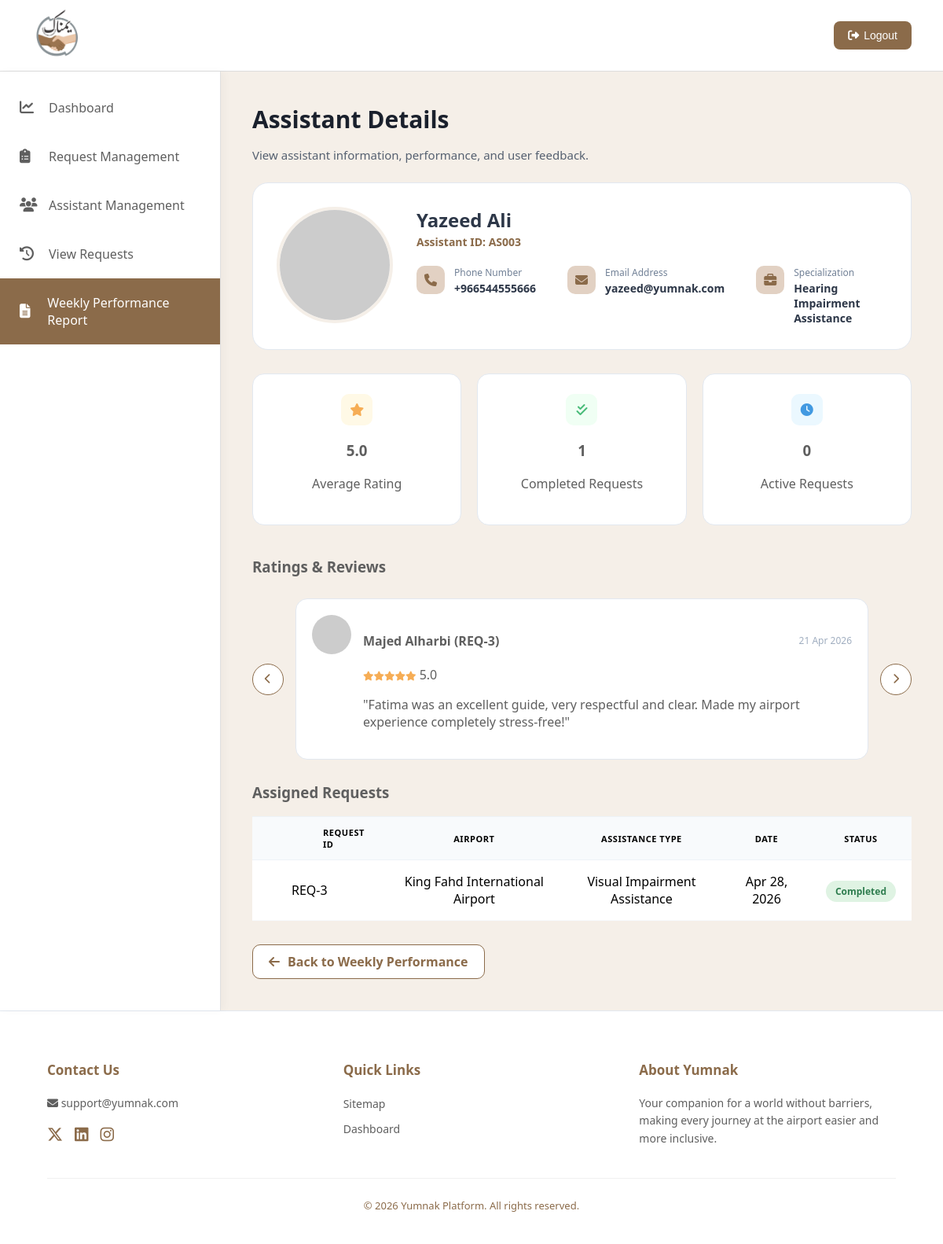
Screenshot of /Assistant_profile.php?id=3 with the database file from the repository.
### tables this page shows
CREATE TABLE ASSISTANT (
    AssistantID INT(11) AUTO_INCREMENT PRIMARY KEY,
    Name VARCHAR(100) NOT NULL,
    Phone VARCHAR(20) NOT NULL,
    Email VARCHAR(100) UNIQUE NOT NULL,
    Specialization ENUM(
        'Wheelchair Assistance', 
        'Mobility Assistance', 
        'Visual Impairment Assistance', 
        'Hearing Impairment Assistance', 
        'Cognitive Assistance'
    ) NOT NULL,
    AdminID INT,
    FOREIGN KEY (AdminID) REFERENCES ADMIN(AdminID) ON DELETE SET NULL
);

CREATE TABLE REVIEW (
    ReviewID INT AUTO_INCREMENT PRIMARY KEY,
    Stars INT CHECK (Stars >= 1 AND Stars <= 5),
    Comment VARCHAR(255),
    Date DATETIME DEFAULT CURRENT_TIMESTAMP,
    RequestID INT NOT NULL,
    FOREIGN KEY (RequestID) REFERENCES ASSISTANCE_REQUEST(RequestID) ON DELETE CASCADE
);

CREATE TABLE TRAVELER (
    UserID INT(11) AUTO_INCREMENT PRIMARY KEY,
    UserName VARCHAR(100) UNIQUE NOT NULL,
    Email VARCHAR(150) UNIQUE NOT NULL,
    Phone VARCHAR(20) NOT NULL,
    Password VARCHAR(255) NOT NULL,
    DOB DATE
);

CREATE TABLE ASSISTANCE_REQUEST (
    RequestID INT(11) AUTO_INCREMENT PRIMARY KEY,
    PreferredTime DATETIME NOT NULL,
    Date DATETIME DEFAULT CURRENT_TIMESTAMP,
    ExtraNote VARCHAR(255),
    Status ENUM('Pending', 'Accepted', 'Rejected', 'Cancelled', 'Completed') DEFAULT 'Pending', 
    IsPaid BOOLEAN DEFAULT FALSE,
    TravelerID INT NOT NULL,
    AdminID INT,
    AssistantID INT,
    GateID VARCHAR(50) NOT NULL,
    FOREIGN KEY (TravelerID) REFERENCES TRAVELER(UserID) ON DELETE CASCADE,
    FOREIGN KEY (AdminID) REFERENCES ADMIN(AdminID) ON DELETE SET NULL,
    FOREIGN KEY (AssistantID) REFERENCES ASSISTANT(AssistantID) ON DELETE SET NULL,
    FOREIGN KEY (GateID) REFERENCES GATE(GateID) ON DELETE RESTRICT
);

CREATE TABLE AIRPORT (
    AirportID INT(11) AUTO_INCREMENT PRIMARY KEY,
    AirportName VARCHAR(150) NOT NULL,
    City VARCHAR(100) NOT NULL,
    ImagePath VARCHAR(255) NOT NULL
);

CREATE TABLE ASSISTANCE_TYPE (
    AssistanceTypeID INT(11) AUTO_INCREMENT PRIMARY KEY,
    AssistanceName VARCHAR(100) NOT NULL,
    Description VARCHAR(255),
    Price DECIMAL(10, 2) DEFAULT 0.00 CHECK (Price >= 0.00)
);

### Assistant_profile.php (the view, shortened to what this page needs)
<?php
$host = 'localhost:8889';
$db = 'YumnakDB';
$user = 'root';
$pass = 'root';
$conn = new mysqli($host, $user, $pass, $db);
$assistant_id = isset($_GET['id']) ? intval($_GET['id']) : 0;
$stmt = $conn->prepare("SELECT * FROM ASSISTANT WHERE AssistantID = ?");
$stmt->bind_param("i", $assistant_id);
$stmt->execute();
$assistant_result = $stmt->get_result();
$assistant = $assistant_result->fetch_assoc();
$stats_sql = "SELECT
    (SELECT COUNT(*) FROM ASSISTANCE_REQUEST WHERE AssistantID = $assistant_id AND Status = 'Completed') AS CompletedCount,
    (SELECT COUNT(*) FROM ASSISTANCE_REQUEST WHERE AssistantID = $assistant_id AND Status IN ('Pending', 'Accepted')) AS AssignedCount,
    (SELECT ROUND(AVG(r.Stars), 1) FROM REVIEW r JOIN ASSISTANCE_REQUEST ar ON r.RequestID = ar.RequestID WHERE ar.AssistantID = $assistant_id) AS AvgRating";
$stats_result = $conn->query($stats_sql);
$stats = $stats_result->fetch_assoc();
$rating = $stats['AvgRating'] ? $stats['AvgRating'] : "0.0";
$reviews_sql = "SELECT r.Stars, r.Comment, r.Date, ar.RequestID, t.UserName
                FROM REVIEW r
                JOIN ASSISTANCE_REQUEST ar ON r.RequestID = ar.RequestID
                JOIN TRAVELER t ON ar.TravelerID = t.UserID
                WHERE ar.AssistantID = $assistant_id";
$reviews_result = $conn->query($reviews_sql);
$requests_sql = "SELECT ar.RequestID, a.AirportName, ar.Date, ar.Status, aty.AssistanceName
                 FROM ASSISTANCE_REQUEST ar
                 JOIN GATE g ON ar.GateID = g.GateID
                 JOIN AIRPORT a ON g.AirportID = a.AirportID
                 JOIN REQUEST_TYPE rt ON ar.RequestID = rt.RequestID
                 JOIN ASSISTANCE_TYPE aty ON rt.AssistanceTypeID = aty.AssistanceTypeID
                 WHERE ar.AssistantID = $assistant_id
                 ORDER BY ar.Date DESC";
$requests_result = $conn->query($requests_sql);
?>
<!DOCTYPE html>
<html lang="ar" dir="ltr">
<head>
<link rel="stylesheet" href="https://cdnjs.cloudflare.com/ajax/libs/font-awesome/6.5.1/css/all.min.css">
<link rel="stylesheet" href="StyleM.css">
</head>
<body>
<header>
    <div class="logo">
        <img src="Image/Yumnak-Logo.png" alt="Yumnak Logo">
    </div>
    <div class="logout">
        <button onclick="window.location.href='LogIn.html'">
            <i class="fas fa-sign-out-alt"></i>
            Logout
        </button>
    </div>
</header>
<div class="container">
            <aside class="sidebar">
    <a href="Admin-Dashboard.html" class="sidebar-item">
        <i class="fa-solid fa-chart-line"></i> Dashboard
    </a>
    <a href="request-management.html" class="sidebar-item">
        <i class="fa-solid fa-clipboard-list"></i> Request Management
    </a>
    <a href="Assistant_Management.php" class="sidebar-item">
        <i class="fa-solid fa-users"></i> Assistant Management
    </a>
    <a href="view-requests.html" class="sidebar-item">
        <i class="fa-solid fa-clock-rotate-left"></i> View Requests
    </a>
    <a href="Weekly_Performance.php" class="sidebar-item active">
        <i class="fa-solid fa-file-lines"></i> Weekly Performance Report
    </a>
</aside>
<main class="main-content">
    <div class="headline">
        <h1>Assistant Details</h1>
        <p>View assistant information, performance, and user feedback.</p>
    </div>
    <div class="profile-header-card">
            <img src="https://ui-avatars.com/api/?name=<?php echo urlencode($assistant['Name']); ?>&background=8B6B4A&color=fff" alt="Profile" class="main-avatar">
            <div class="profile-info-grid">
                <div class="name-section">
                    <h2><?php echo htmlspecialchars($assistant['Name']); ?></h2>
                    <span class="id-tag">Assistant ID: AS00<?php echo $assistant['AssistantID']; ?></span>
                </div>
                <div class="contact-details-row">
                    <div class="detail-item">
                        <i class="fa-solid fa-phone"></i>
                        <div><label>Phone Number</label><p><?php echo htmlspecialchars($assistant['Phone']); ?></p></div>
                    </div>
                    <div class="detail-item">
                        <i class="fa-solid fa-envelope"></i>
                        <div><label>Email Address</label><p><?php echo htmlspecialchars($assistant['Email']); ?></p></div>
                    </div>
                    <div class="detail-item">
                        <i class="fa-solid fa-briefcase"></i>
                        <div><label>Specialization</label><p><?php echo htmlspecialchars($assistant['Specialization']); ?></p></div>
                    </div>
                </div>
            </div>
        </div>
    <div class="stats-container">
            <div class="stat-box"><div class="stat-icon rating-bg"><i class="fa-solid fa-star"></i></div><h3><?php echo $rating; ?></h3><p>Average Rating</p></div>
            <div class="stat-box"><div class="stat-icon completed-bg"><i class="fa-solid fa-check-double"></i></div><h3><?php echo $stats['CompletedCount']; ?></h3><p>Completed Requests</p></div>
            <div class="stat-box"><div class="stat-icon assigned-bg"><i class="fa-solid fa-clock"></i></div><h3><?php echo $stats['AssignedCount']; ?></h3><p>Active Requests</p></div>
        </div>
       <div class="reviews-section">
        <h3>Ratings & Reviews</h3>
        <?php if ($reviews_result->num_rows > 0) { ?>
        <div class="slider-wrapper">
            <button class="nav-btn prev" onclick="moveSlider(-1)"><i class="fa-solid fa-chevron-left"></i></button>
            <div class="reviews-slider-container">
                <div class="reviews-track" id="reviewsTrack">
                    <?php while($rev = $reviews_result->fetch_assoc()) { ?>
                    <div class="review-card">
                        <img src="https://ui-avatars.com/api/?name=<?php echo urlencode($rev['UserName']); ?>" class="reviewer-img">
                        <div class="review-content">
                            <div class="review-header">
                                <h4><?php echo htmlspecialchars($rev['UserName']); ?> <span>(REQ-<?php echo $rev['RequestID']; ?>)</span></h4>
                                <span class="time-ago"><?php echo date("d M Y", strtotime($rev['Date'])); ?></span>
                            </div>
                            <div class="stars">
                                <?php for($i=0; $i<$rev['Stars']; $i++) { echo '<i class="fa-solid fa-star"></i>'; } ?>
                                <?php echo $rev['Stars']; ?>.0
                            </div>
                            <p>"<?php echo htmlspecialchars($rev['Comment']); ?>"</p>
                        </div>
                    </div>
                    <?php } ?>
                </div>
            </div>
            <button class="nav-btn next" onclick="moveSlider(1)"><i class="fa-solid fa-chevron-right"></i></button>
        </div>
        <?php } else { echo "<p>No reviews available for this assistant yet.</p>"; } ?>
    </div>
        <div class="table-container-details">
            <h3>Assigned Requests</h3>
            <table class="req-tab">
                <thead>
                    <tr><th>Request ID</th><th>Airport</th><th>Assistance Type</th><th>Date</th><th>Status</th></tr>
                </thead>
                <tbody>
                    <?php
                    if ($requests_result->num_rows > 0) {
                        while($req = $requests_result->fetch_assoc()) {
                            $statusClass = strtolower($req['Status']);
                    ?>
                    <tr>
                        <td>REQ-<?php echo $req['RequestID']; ?></td>
                        <td><?php echo htmlspecialchars($req['AirportName']); ?></td>
                        <td><?php echo htmlspecialchars($req['AssistanceName']); ?></td>
                        <td><?php echo date("M d, Y", strtotime($req['Date'])); ?></td>
                        <td><span class="status-badge <?php echo $statusClass; ?>"><?php echo htmlspecialchars($req['Status']); ?></span></td>
                    </tr>
                    <?php } } else { echo "<tr><td colspan='5'>No assigned requests found.</td></tr>"; } ?>
                </tbody>
            </table>
        </div>
        <a href="Weekly_Performance.php" class="btn-back-link"><i class="fa-solid fa-arrow-left"></i> Back to Weekly Performance</a>
    </main>
</div>
<footer class="footer">
    <div class="footer-content">
        <div class="footer-section">
            <h4>Contact Us</h4>
            <p><i class="fas fa-envelope"></i> support@yumnak.com</p>
            <div class="social-icons">
                <a href="#"><i class="fa-brands fa-x-twitter"></i></a>
                <a href="#"><i class="fab fa-linkedin"></i></a>
                <a href="#"><i class="fab fa-instagram"></i></a>
            </div>
        </div>
        <div class="footer-section">
            <h4>Quick Links</h4>
            <ul class="footer-links">
                <li><a href="#">Sitemap</a></li>
                <li><a href="Admin-Dashboard.html">Dashboard</a></li>
            </ul>
        </div>
        <div class="footer-section about-yumnak">
            <h4>About Yumnak</h4>
            <p>Your companion for a world without barriers, making every journey at the airport easier and more inclusive.</p>
        </div>
    </div>
    <div class="footer-bottom">
        &copy; 2026 Yumnak Platform. All rights reserved.
    </div>
</footer>
</body>
</html>

### rows the page displays
assistant: Name "Yazeed Ali", AssistantID "3", Phone "+966544555666", Email "yazeed@yumnak.com", Specialization "Hearing Impairment Assistance"
review: traveler.UserName "Majed Alharbi", RequestID.RequestID "3", Date "21 Apr 2026", Stars "5", Comment "Fatima was an excellent guide, very respectful and clear. Made my airport experience completely stress-free!"
assistance_request: RequestID "3", airport.AirportName "King Fahd International Airport", assistance_type.AssistanceName "Visual Impairment Assistance", Date "Apr 28, 2026", Status "Completed"

### other values shown
$rating "5.0"
$stats['CompletedCount'] "1"
$stats['AssignedCount'] "0"
